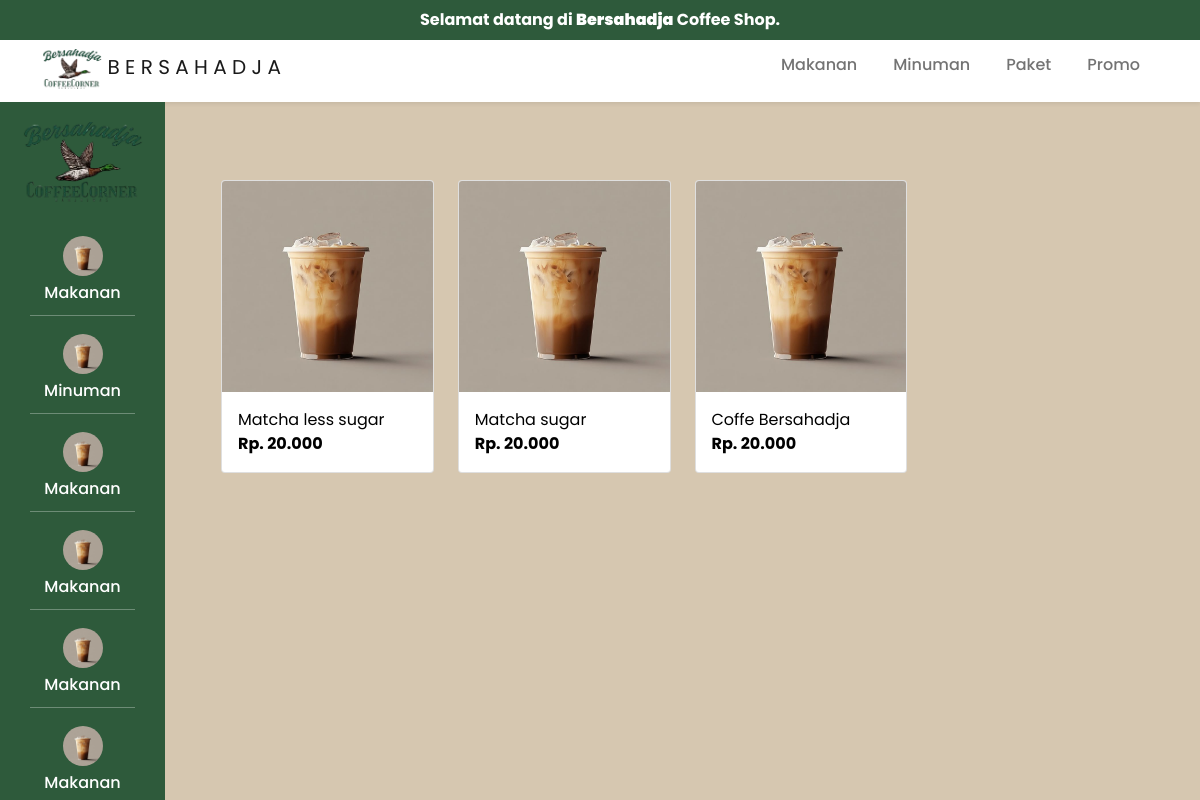
Page /index.php/menu on the committed database.
### tables this page shows
CREATE TABLE `kategori` (
  `id_kategori` bigint(100) NOT NULL,
  `nama_kategori` varchar(255) DEFAULT NULL
);

CREATE TABLE `produk` (
  `id_produk` bigint(100) NOT NULL,
  `nama_produk` varchar(255) DEFAULT NULL,
  `id_kategori` bigint(100) NOT NULL,
  `harga_produk` varchar(255) DEFAULT NULL,
  `status_produk` enum('Tersedia','Kosong') NOT NULL DEFAULT 'Tersedia',
  `gambar_produk` varchar(255) DEFAULT NULL,
  `keterangan_produk` longtext DEFAULT NULL
);

### application/controllers/Menu.php (called while the page is built, shortened)
<?php
class Menu extends CI_Controller
{
	public function __construct()
	{
		$this->load->library('form_validation');
		$this->load->model('Produk_model');
		$this->load->model('Kategori_model');
		$this->load->model('Menu_model');
	}
	public function index()
	{
		$data['menu'] = $this->Produk_model->get_all_produk();
		$data['kategori'] = $this->Kategori_model->get_all_kategori();
		$data['cart'] = $this->session->userdata('cart') ?? [];
    	$data['total'] = $this->calculate_total();
		$this->load->view('member/menu_view', $data);
	}
	private function calculate_total()
	{
		$cart = $this->session->userdata('cart') ?? [];
		return array_sum(array_column($cart, 'subtotal'));
	}
}

### index.php (called while the page is built, shortened)
<?php
require_once BASEPATH.'core/CodeIgniter.php';

### application/models/Kategori_model.php (called while the page is built, shortened)
<?php
class Kategori_model extends CI_Model
{
	public function get_all_kategori()
	{
		return $this->db->get('kategori')->result_array();
	}
}

### application/models/Produk_model.php (called while the page is built, shortened)
<?php
class Produk_model extends CI_Model
{
	public function get_all_produk()
	{
		$this->db->select('produk.*, kategori.nama_kategori');
		$this->db->from('produk');
		$this->db->join('kategori', 'produk.id_kategori = kategori.id_kategori', 'left');
		$query = $this->db->get();
		return $query->result_array();
	}
}

### application/views/member/menu_view.php (the view, shortened to what this page needs)
<!DOCTYPE html>
<html>
<head>
	<link href="https://cdn.jsdelivr.net/npm/bootstrap@5.0.2/dist/css/bootstrap.min.css" rel="stylesheet">
	<link rel="stylesheet" href="<?= base_url('assets/css/menu.css') ?>">
</head>
<body>
	<?php $this->load->view('member/template/header'); ?>
	<?php $this->load->view('member/template/cart'); ?>
	<div class="d-flex">
		<?php $this->load->view('member/template/sidebar'); ?>
		<div class="main-content">
			<div class="flex-grow-1 p-4">
				<div class="container mt-3">
					<div class="row">
						<?php foreach ($menu as $index => $m): ?>
							<div class="col-12 col-sm-6 col-md-4 col-lg-3 col-xl-3 mb-4 d-flex align-items-stretch fade-in-up"
								style="transition-delay: <?= $index * 100 ?>ms;">
								<a href="<?= base_url('menu/detailmenu/' . $m['id_produk']); ?>" class="text-decoration-none w-100">
									<div class="card card-hover h-100">
										<img src="<?= base_url('assets/foto/' . $m['gambar_produk']); ?>" class="card-img-top" alt="<?= $m['nama_produk'] ?>" loading="lazy">
										<div class="card-body">
											<p class="card-text"><?= $m['nama_produk'] ?><br><strong>Rp. <?= $m['harga_produk'] ?></strong></p>
										</div>
									</div>
								</a>
							</div>
						<?php endforeach; ?>
					</div>
				</div>
			</div>
		</div>
	</div>
</body>
</html>

### application/views/member/template/header.php (shortened to what this page needs)
<div class="promo-banner text-white text-center py-2">
	Selamat datang di <strong>Bersahadja</strong> Coffee Shop.
</div>
<nav class="navbar navbar-expand-md navbar-light bg-white shadow-sm">
	<div class="container">
		<a class="navbar-brand" href="#">
			<img src="<?= base_url('assets/foto/logo.png'); ?>" alt="Logo" style="height: 40px;">
			B E R S A H A D J A
		</a>
		<div class="collapse navbar-collapse justify-content-end" id="navbarNavDropdown">
			<ul class="navbar-nav mb-2 mb-xxl-0 align-items-center">
				<li class="nav-item">
					<a class="nav-link" href="#">Makanan</a>
				</li>
				<li class="nav-item">
					<a class="nav-link" href="#">Minuman</a>
				</li>
				<li class="nav-item">
					<a class="nav-link" href="#">Paket</a>
				</li>
				<li class="nav-item">
					<a class="nav-link" href="#">Promo</a>
				</li>
			</ul>
		</div>
	</div>
</nav>

### application/views/member/template/sidebar.php (shortened to what this page needs)
<nav id="sidebar">
	<h4 class="text-center mb-4 d-flex align-items-center justify-content-center">
		<img src="<?= base_url('assets/foto/logo.png'); ?>" alt="Logo" style="height: 80px;">
	</h4>
	<ul class="nav flex-column">
		<?php foreach ($kategori as $k): ?>
			<li class="nav-item mb-2">
				<a class="nav-link" href="<?= site_url('menu/kategori/' . $k['id_kategori']) ?>">
					<img id="img-sidebar" src="<?= base_url('assets/foto/a.jpg'); ?>"><br>
					<?= $k['nama_kategori'] ?>
				</a>
			</li>
		<?php endforeach; ?>
		<li class="nav-item mb-2">
			<a class="nav-link" href="<?= base_url('menu') ?>">
				<img id="img-sidebar" src="<?= base_url('assets/foto/a.jpg'); ?>"><br>
				Makanan
			</a>
		</li>
		<li class="nav-item mb-2">
			<a class="nav-link" href="<?= base_url('menu') ?>">
				<img id="img-sidebar" src="<?= base_url('assets/foto/a.jpg'); ?>"><br>
				Makanan
			</a>
		</li>
		<li class="nav-item mb-2">
			<a class="nav-link" href="<?= base_url('menu') ?>">
				<img id="img-sidebar" src="<?= base_url('assets/foto/a.jpg'); ?>"><br>
				Makanan
			</a>
		</li>
		<li class="nav-item mb-2">
			<a class="nav-link" href="<?= base_url('menu') ?>">
				<img id="img-sidebar" src="<?= base_url('assets/foto/a.jpg'); ?>"><br>
				Makanan
			</a>
		</li>
	</ul>
</nav>

### assets/css/menu.css (style rules this page uses)
:root { --warna-hijau: #2E5A3B; --warna-coklat: #D6C7B0; --warna-hitam: #1C1C1C; }
body { font-family: Poppins; background-color: var(--warna-coklat); }
.promo-banner { background-color: var(--warna-hijau); color: #fff; font-weight: bold; padding: 10px 0; text-align: center; }
.navbar-brand img { height: 50px; }
.nav-item { margin: 0 10px; }
.nav-link { color: #000; font-weight: 500; }
.card-hover { transition: transform 0.2s, box-shadow 0.2s; cursor: pointer; }
.card-text { color: black; }
.fade-in-up { opacity: 0; transform: translateY(20px); transition: all 0.6s ease-out; }
.fade-in-up.show { opacity: 1; transform: translateY(0); }

### application/views/member/template/header.php (style rules this page uses)
body { padding-top: 120px; }
.promo-banner { position: fixed; top: 0; width: 100%; background-color: #2E5A3B; z-index: 1040; }
.navbar { position: fixed; top: 36px; width: 100%; z-index: 1030; }

### application/views/member/template/sidebar.php (style rules this page uses)
:root { --warna-hijau: #2E5A3B; }
#sidebar { position: fixed; top: 102px; left: 0; height: calc(100vh - 100px); width: 165px; background-color: var(--warna-hijau); color: white; padding: 20px; z-index: 2000; overflow-y: auto; transition: transform 0.3s ease; }
#sidebar h4 { color: white; font-weight: bold; }
#sidebar .nav-link { color: white; font-weight: 500; text-align: center; padding: 10px 0; border-bottom: 1px solid rgba(255, 255, 255, 0.3); }
#img-sidebar { width: 40px; height: 40px; object-fit: cover; border-radius: 50%; margin-bottom: 5px; }
.main-content { margin-left: 165px; padding: 20px; }
#sidebar { scrollbar-width: none; -ms-overflow-style: none; }

### rows in the picture
kategori: nama_kategori "Makanan"
kategori: nama_kategori "Minuman"
produk: gambar_produk (picture), nama_produk "Matcha less sugar", harga_produk "20.000"
produk: gambar_produk (picture), nama_produk "Matcha sugar", harga_produk "20.000"
produk: gambar_produk (picture), nama_produk "Coffe Bersahadja", harga_produk "20.000"
